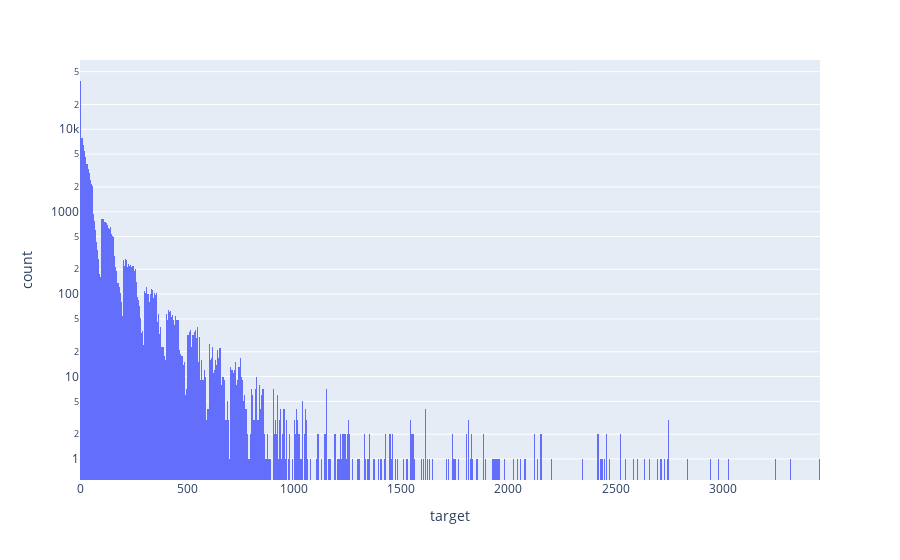

Notebook code for this chart:
### Code cell
fig=px.histogram(df_new, x="target",log_y=True, hover_name="year")
fig.show()

### Figure 1 — Plotly figure (JSON) as saved in the notebook; plotly's stock layout.template omitted (floating-point values rounded to 4 significant figures; data arrays with more than 128 entries replaced by an {"elided": "..."} marker saying what was removed)
{"data": [{"alignmentgroup": "True", "bingroup": "x", "hovertemplate": "target=%{x}<br>count=%{y}<extra></extra>", "legendgroup": "", "marker": {"color": "#636efa", "pattern": {"shape": ""}}, "name": "", "offsetgroup": "", "orientation": "v", "showlegend": false, "type": "histogram", "x": {"elided": "106810 int values"}, "xaxis": "x", "yaxis": "y"}], "layout": {"barmode": "relative", "legend": {"tracegroupgap": 0}, "margin": {"t": 60}, "xaxis": {"anchor": "y", "domain": [0, 1], "title": {"text": "target"}}, "yaxis": {"anchor": "x", "domain": [0, 1], "title": {"text": "count"}, "type": "log"}}}
